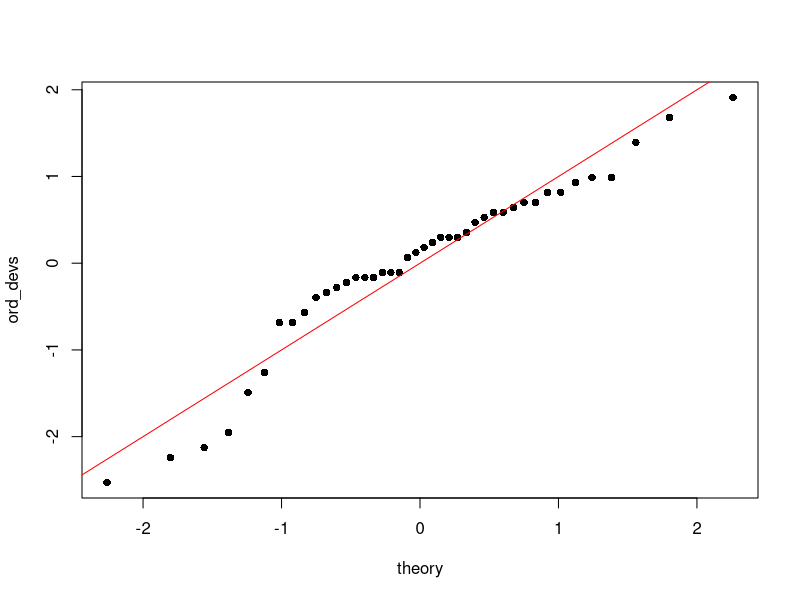
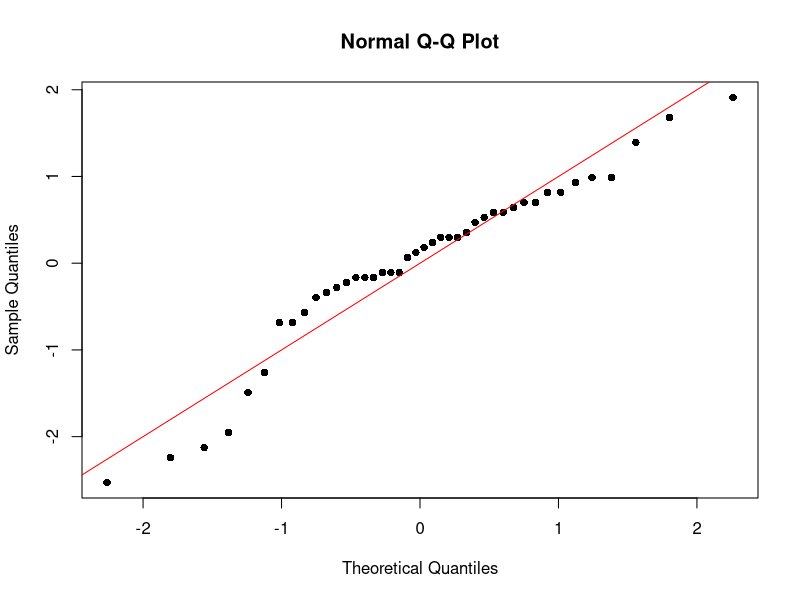
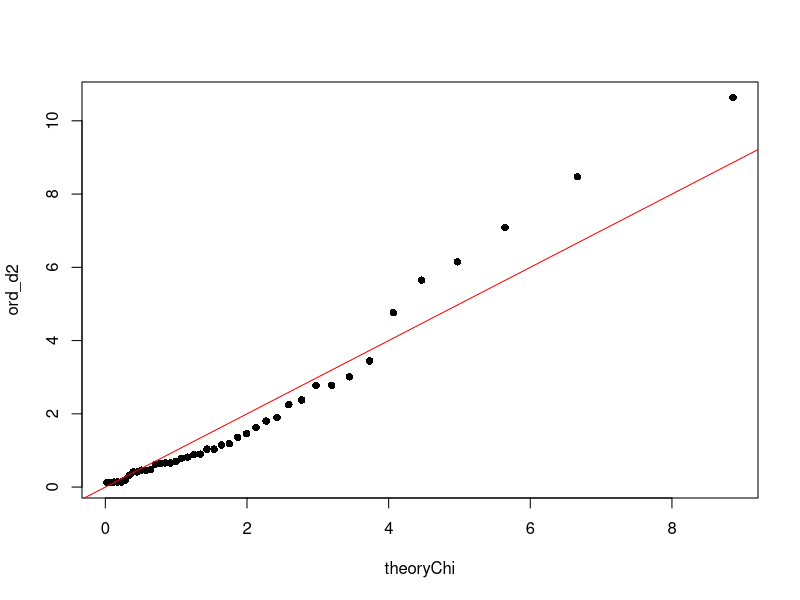

Recreate these plots in R, in order.
# Question 1

dat = read.csv("Air Pollution Data.csv")
solar = dat$Radiation
n = length(solar)
devs = (solar - mean(solar))/ sd(solar)
ord_devs = sort(devs)
ord_solar = sort(solar)

p = (1:n - 0.5)/n
theory = qnorm(p)
# plot(theory, ord_solar, pch = 16)
# abline(lm(ord_solar ~ theory), col = "red", lwd = 2) # Check this out
plot(theory, ord_devs, pch = 16)
abline(a = 0, b = 1, col = "red") #what to do fr?
qqnorm(ord_devs, pch = 16)
abline(a = 0, b = 1, col = "red")
r = cor(theory, ord_solar)
r
n
#for a n of 40  the correspodning alpha levels to disprove normality are
#0.9599 - 0.01
#0.9726 - 0.05
#0.9771 - 0.10
# As our r value of 0.9693 is smaller than the 0.1 and 0.05 levels of significance
# but not bigger than the 0.01 significance level. 
# There is strong evidence against normality. This is further supported by
# the fact that the dots do not closely follow the straight line but rather
# They are sparse around the tails which is usually okay but the middle part
# Especially the early middle is too far above the line

# Question 2
dat2 = dat[, c("NO2", "O3")]

Xbar = colMeans(dat2)
S = cov(dat2)
n = nrow(dat2)

d2 = mahalanobis(dat2, Xbar, S)
d2

# Question 3
cutoff = qchisq(0.5, 2)
prop = mean(d2 <= cutoff)
prop

# Question 4
ord_d2 = sort(d2)
p = (1:n - 0.5)/n
theoryChi = qchisq(p, 2)
plot(theoryChi, ord_d2, pch = 16)
abline(a = 0, b = 1, col = "red")
